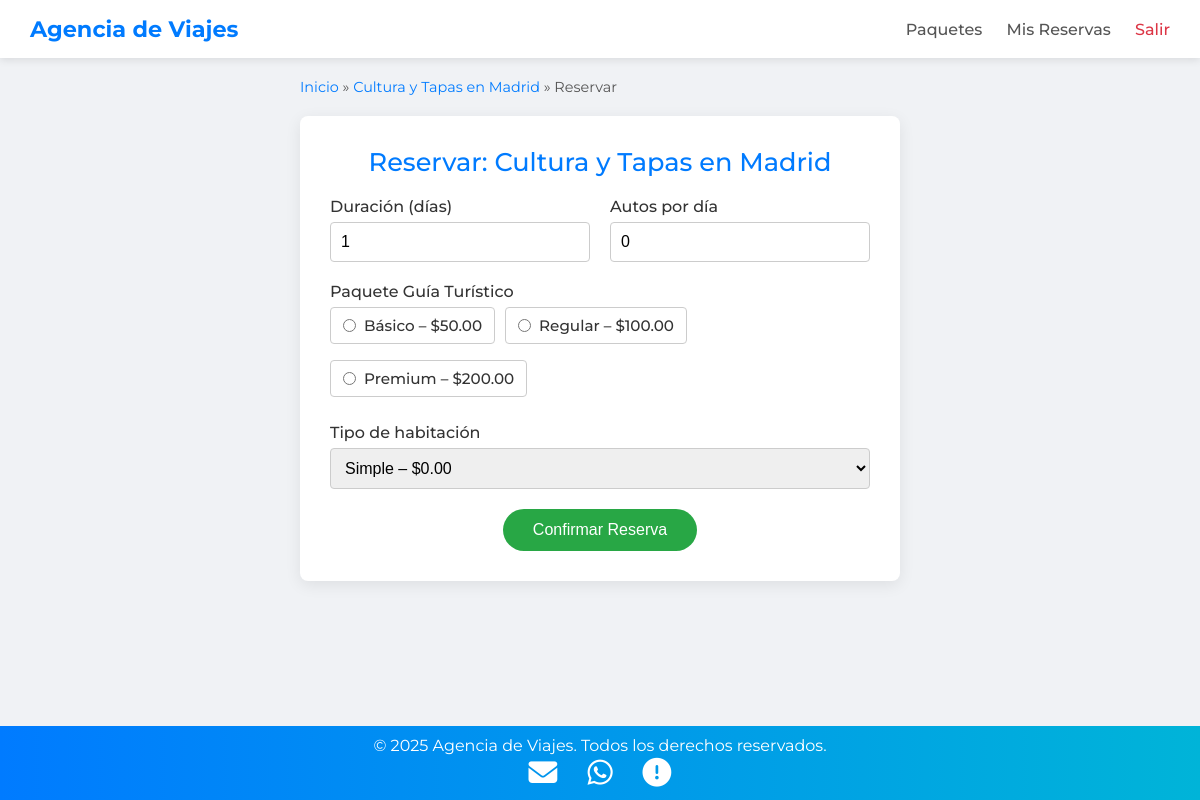
/reservar.php?id=2 (signed in), run on the app's committed database.
### tables this page shows
CREATE TABLE `paquetes` (
  `id_paquete` int(11) NOT NULL,
  `nombre_paquete` varchar(100) NOT NULL,
  `descripcion` text DEFAULT NULL,
  `precio_base` decimal(10,2) DEFAULT NULL,
  `duracion_dias` int(11) DEFAULT NULL,
  `fecha_inicio_disponibilidad` date DEFAULT NULL,
  `fecha_fin_disponibilidad` date DEFAULT NULL,
  `id_destino` int(11) DEFAULT NULL
);

CREATE TABLE `paquetesguia` (
  `id_paquete_guia` int(11) NOT NULL,
  `nombre_paquete_guia` varchar(50) NOT NULL,
  `descripcion` text DEFAULT NULL,
  `precio` decimal(10,2) NOT NULL
);

### reservar.php (the view, shortened to what this page needs)
<?php
$conn = new mysqli("localhost","root","","turismo");
$id_paquete = intval($_GET['id']);
$stmt = $conn->prepare("
  SELECT p.nombre_paquete, d.ciudad AS destino, d.pais AS pais
  FROM Paquetes p
  JOIN Destinos d ON p.id_destino = d.id_destino
  WHERE p.id_paquete=?
");
$stmt->bind_param("i", $id_paquete);
$stmt->execute();
$paquete = $stmt->get_result()->fetch_assoc();
$guias = $conn->query("SELECT * FROM PaquetesGuia");
$habs  = $conn->query("SELECT * FROM TiposHabitacion");
?>
<!DOCTYPE html>
<html lang="es">
<head>
  <link rel="stylesheet" href="https://cdnjs.cloudflare.com/ajax/libs/font-awesome/6.5.0/css/all.min.css">
</head>
<body>
<header>
  <h1>Agencia de Viajes</h1>
  <nav>
    <a href="index.php">Paquetes</a>
    <a href="mis_reservas.php">Mis Reservas</a>
    <a href="logout.php" style="color:#dc3545;">Salir</a>
  </nav>
</header>
<div class="breadcrumbs">
  <a href="index.php">Inicio</a> &raquo;
  <a href="detalle_paquete.php?id=<?=$id_paquete?>">
    <?=htmlspecialchars($paquete['nombre_paquete'])?>
  </a> &raquo;
  <span>Reservar</span>
</div>
<div class="container">
  <h2>Reservar: <?=htmlspecialchars($paquete['nombre_paquete'])?></h2>
  <form method="post" action="confirmar_reserva.php?id=<?=$id_paquete?>">
    <div>
      <label for="duracion">Duración (días)</label>
      <input type="number" id="duracion" name="duracion"
             value="1" min="1" required>
    </div>
    <div>
      <label for="cantidad_autos">Autos por día</label>
      <input type="number" id="cantidad_autos" name="cantidad_autos"
             value="0" min="0">
    </div>
    <div class="full">
      <label>Paquete Guía Turístico</label>
      <div class="radio-group">
        <?php while($g=$guias->fetch_assoc()): ?>
          <label>
            <input type="radio" name="paquete_guia"
                   value="<?=$g['id_paquete_guia']?>" required>
            <span>
              <?=htmlspecialchars($g['nombre_paquete_guia'])?>
              – $<?=number_format($g['precio'],2)?>
            </span>
          </label>
        <?php endwhile; ?>
      </div>
    </div>
    <div class="full">
      <label for="tipo_habitacion">Tipo de habitación</label>
      <select id="tipo_habitacion" name="tipo_habitacion" required>
        <?php while($h=$habs->fetch_assoc()): ?>
          <option value="<?=$h['id_tipo_habitacion']?>">
            <?=htmlspecialchars($h['nombre_tipo'])?>
            – $<?=number_format($h['precio'],2)?>
          </option>
        <?php endwhile; ?>
      </select>
    </div>
    <div class="btn-submit">
      <button type="submit">Confirmar Reserva</button>
    </div>
  </form>
</div>
<footer class="footer" id="footer">
&copy; <?=date('Y')?> Agencia de Viajes. Todos los derechos reservados.
  <div class="icons">
    <a href="mailto:viajes@agencia.com" title="Correo">
      <i class="fas fa-envelope"></i>
    </a>
    <a href="https://wa.me/5491234567890" target="_blank" title="WhatsApp">
      <i class="fab fa-whatsapp"></i>
    </a>
    <a href="quienes_somos.php" title="Quiénes somos">
      <i class="fas fa-circle-exclamation"></i>
    </a>
  </div>
</footer>
</body>
</html>

### reservar.php (style rules this page uses)
* { margin:0; padding:0; box-sizing:border-box; }
body { font-family:'Montserrat',sans-serif; background:#f0f2f5; color:#333; min-height:100vh; padding-bottom:100px; }
header { background:#fff; padding:15px 30px; box-shadow:0 2px 8px rgba(0,0,0,0.1); display:flex; align-items:center; justify-content:space-between; position:sticky; top:0; z-index:100; }
header h1 { font-size:1.4rem; color:#007BFF; font-weight:700; }
header nav a { margin-left:20px; text-decoration:none; color:#555; font-weight:500; transition:color .2s; }
.breadcrumbs { max-width:600px; margin:20px auto; font-size:.9rem; color:#555; }
.breadcrumbs a { color:#007BFF; text-decoration:none; }
.container { max-width:600px; margin:0 auto 40px; background:#fff; border-radius:8px; padding:30px; box-shadow:0 4px 16px rgba(0,0,0,0.08); }
.container h2 { margin-bottom:20px; text-align:center; color:#007BFF; font-size:1.6rem; font-weight:500; }
form { display:grid; grid-template-columns:1fr; gap:20px; }
@media (min-width:480px) { form { grid-template-columns:1fr 1fr; } }
@media (min-width:480px) { form .full { grid-column:1/-1; } }
label { display:block; margin-bottom:6px; font-weight:500; }
input[type="number"], select { width:100%; padding:10px; border:1px solid #ccc; border-radius:4px; font-size:1rem; transition:border-color .2s; }
.radio-group { display:flex; flex-wrap:wrap; gap:10px; }
.radio-group label { display:flex; align-items:center; padding:8px 12px; border:1px solid #ccc; border-radius:4px; cursor:pointer; transition:background .2s, border-color .2s; font-size:.95rem; }
.radio-group input { margin-right:8px; }
.btn-submit { grid-column:1/-1; text-align:center; }
.btn-submit button { background:#28a745; color:#fff; border:none; padding:12px 30px; font-size:1rem; font-weight:500; border-radius:50px; cursor:pointer; transition:background .2s, transform .2s; }
.footer { position: fixed; bottom: 0; width: 100%; background: linear-gradient(90deg, #007BFF, #00B4D8); color: white; padding: 10px 0; text-align: center; transition: height 0.3s ease; z-index: 999; }
.footer .icons { display: flex; justify-content: center; gap: 30px; font-size: 1.8rem; }
.footer .icons a { color: white; text-decoration: none; transition: transform 0.2s ease; }

### data on the page
paquetes: nombre_paquete "Cultura y Tapas en Madrid"
paquetesguia: nombre_paquete_guia "Básico", precio "50.00"
paquetesguia: nombre_paquete_guia "Regular", precio "100.00"
paquetesguia: nombre_paquete_guia "Premium", precio "200.00"

### other printed values
form field tipo_habitacion "Simple – $0.00"
